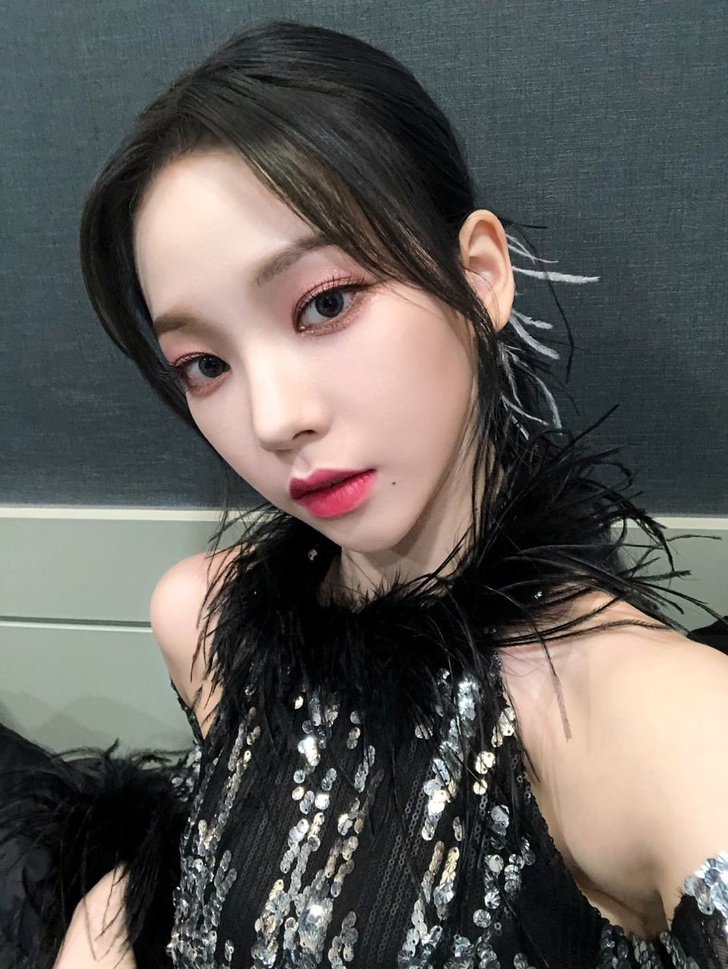
#> input picture imageTosketch/ff879c7a3c3b71968d1dcba0700b7b2f.jpg, 728 x 969 px, shrunk from 961 x 1280 before the run, found by its file name
$ python image_to_sketch.py
#> lines starting #> are read from the running program, lines starting #| are printed output that depends on the picture
import cv2

image=cv2.imread("/content/ff879c7a3c3b71968d1dcba0700b7b2f.jpg")   # read the image
#> image is the input picture: shape (969, 728, 3); mean B, G, R 88.6, 92.3, 95
gray_image=cv2.cvtColor(image,cv2.COLOR_BGR2GRAY)   # convert the colored image into grayscale
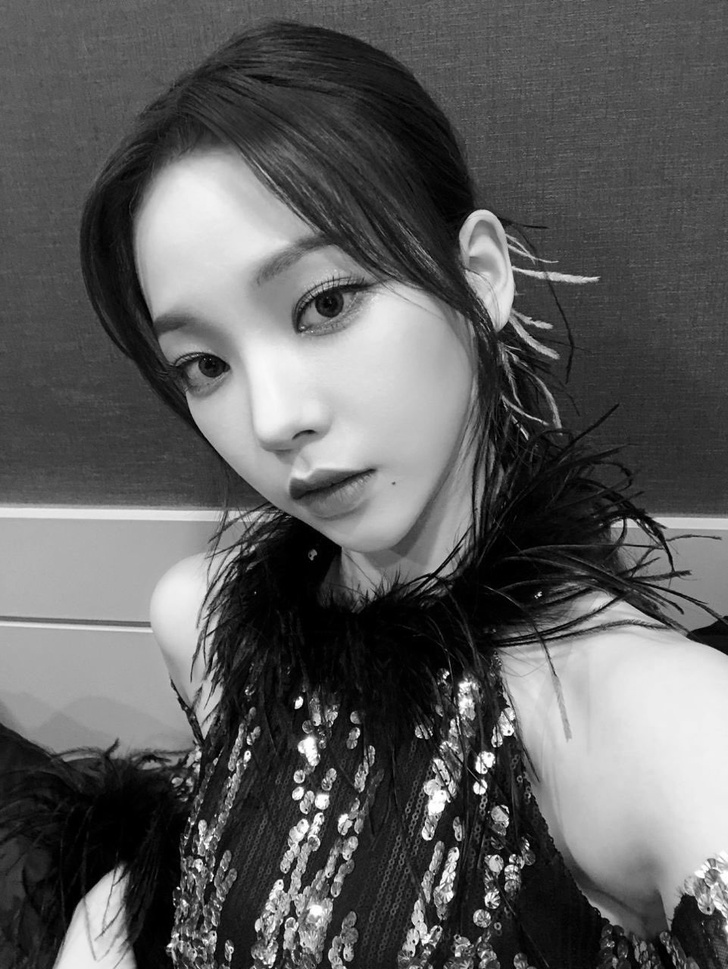
#> gray_image: shape (969, 728); min 0, max 255, mean 92.7
cv2.imwrite("gray.png",gray_image)  # save the gray scale image

# apply inverted filter..

inverted_image=255-gray_image
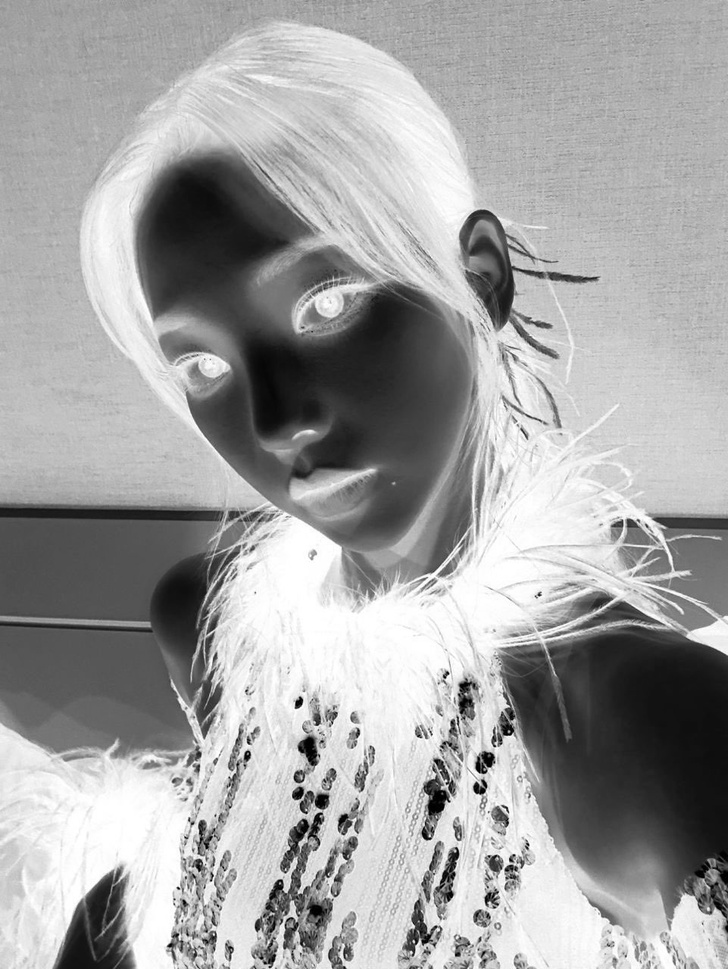
#> inverted_image: shape (969, 728); min 0, max 255, mean 162.3
cv2.imwrite("inv.png",inverted_image)

# apply gaussian blur to get blur image

blur=cv2.GaussianBlur(inverted_image,(21,21),0)
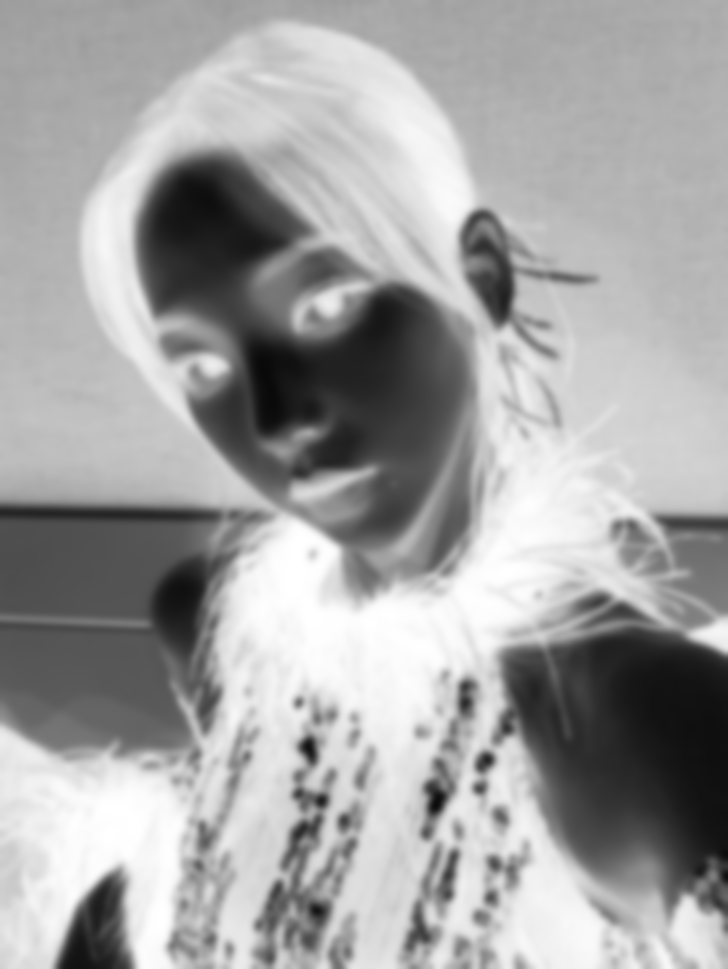
#> blur: shape (969, 728); min 8, max 255, mean 162.3
cv2.imwrite("blur.png",blur)

#convert blur image to inverted

inv_blur=255-blur
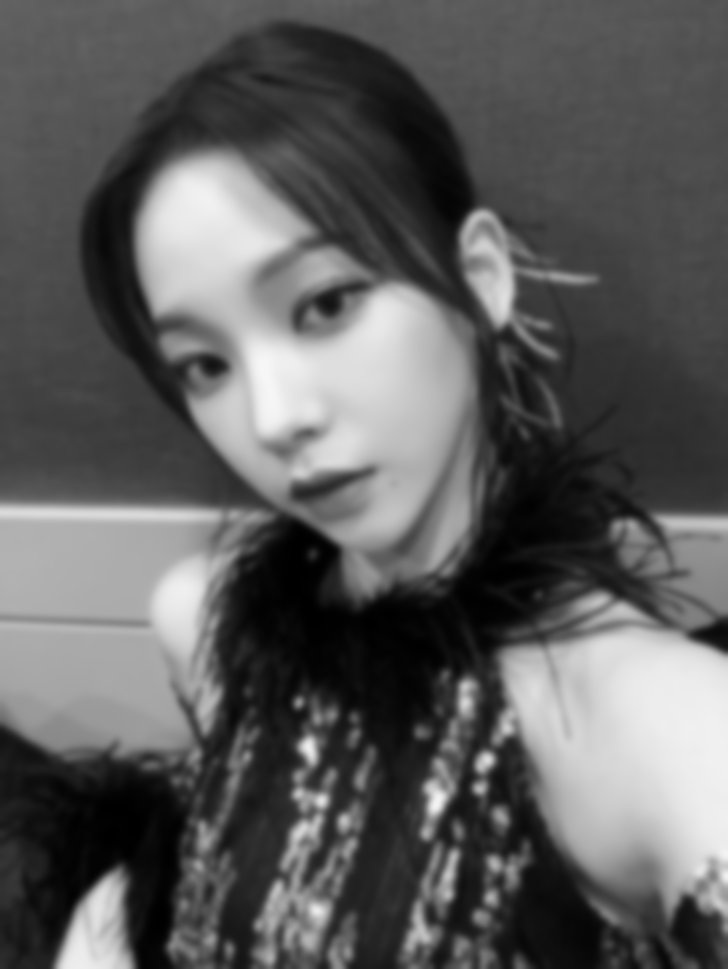
#> inv_blur: shape (969, 728); min 0, max 247, mean 92.7
cv2.imwrite("inv_blur.png",inv_blur)

#convert it into sketch image..The sketch can be obtained by performing bit-wise division between the grayscale image and the inverted-blurred image.

sketch=cv2.divide(gray_image,inv_blur,scale=256.0)
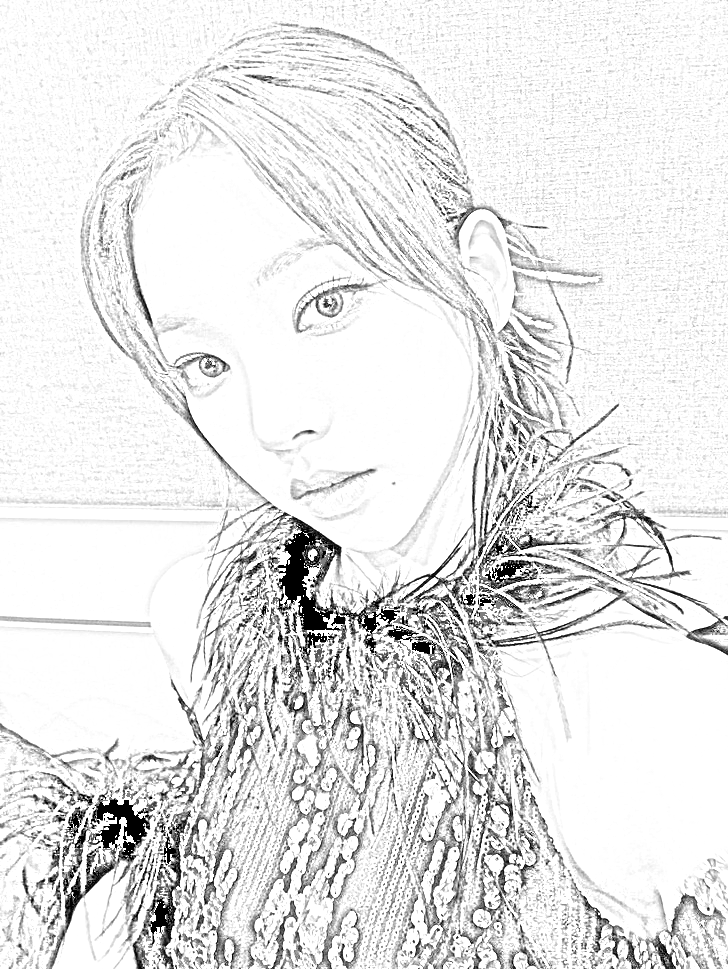
#> sketch: shape (969, 728); min 0, max 255, mean 229.9
cv2.imwrite("sketch.png",sketch)
